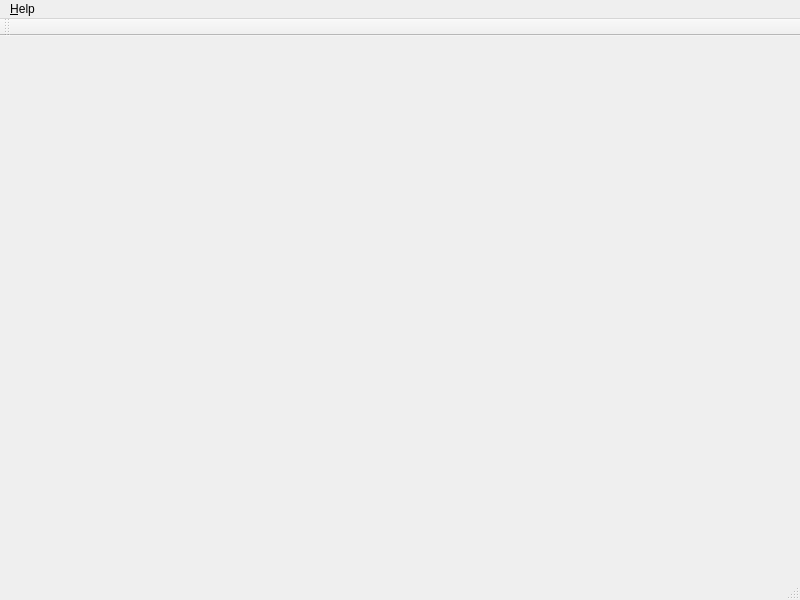
<?xml version="1.0" encoding="UTF-8"?>
<ui version="4.0">
 <class>MainWindow</class>
 <widget class="QMainWindow" name="main_window">
  <property name="geometry">
   <rect>
    <x>0</x>
    <y>0</y>
    <width>800</width>
    <height>600</height>
   </rect>
  </property>
  <property name="windowTitle">
   <string>Miner</string>
  </property>
  <widget class="QScrollArea" name="scrollArea"/>
  <widget class="QMenuBar" name="menubar">
   <property name="geometry">
    <rect>
     <x>0</x>
     <y>0</y>
     <width>800</width>
     <height>24</height>
    </rect>
   </property>
   <widget class="QMenu" name="menuHelp">
    <property name="title">
     <string>&amp;Help</string>
    </property>
    <addaction name="action_About"/>
   </widget>
   <addaction name="menuHelp"/>
  </widget>
  <widget class="QStatusBar" name="statusbar"/>
  <widget class="QToolBar" name="toolBar">
   <property name="windowTitle">
    <string>toolBar</string>
   </property>
   <attribute name="toolBarArea">
    <enum>TopToolBarArea</enum>
   </attribute>
   <attribute name="toolBarBreak">
    <bool>false</bool>
   </attribute>
  </widget>
  <action name="action_About">
   <property name="text">
    <string>&amp;About</string>
   </property>
  </action>
 </widget>
 <resources/>
 <connections/>
</ui>
